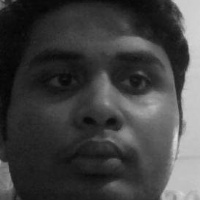
#> input picture faces/user/users1.jpg, 200 x 200 px
$ python face_recognition.py
#> lines starting #> are read from the running program, lines starting #| are printed output that depends on the picture; after the words box and inside, x2 and y2 are one past the last pixel; in counts of white or black regions, pixels touching at a corner belong together
### training.py
import cv2
import numpy as np
from os import listdir
from os.path import isfile, join

# Get the training data we previously made
data_path = './faces/user/'
onlyfiles = [f for f in listdir(data_path) if isfile(join(data_path, f))]

# Create arrays for training data and labels
Training_Data, Labels = [], []

# Open training images in our datapath
# Create a numpy array for training data
for i, files in enumerate(onlyfiles):
    image_path = data_path + onlyfiles[i]
    images = cv2.imread(image_path, cv2.IMREAD_GRAYSCALE)
#> images is the input picture: shape (200, 200); min 3, max 224, mean 65.9
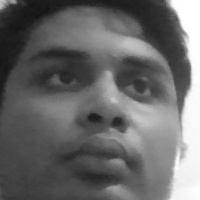
#> input picture faces/user/users12.jpg, 200 x 200 px, given in place of the camera
#> further down, frame is the input picture: shape (200, 200, 3); min 20, max 255, mean 104.6
    Training_Data.append(np.asarray(images, dtype=np.uint8))
    Labels.append(i)

# Create a numpy array for both training data and labels
Labels = np.asarray(Labels, dtype=np.int32)

# Initialize facial recognizer
model = cv2.face.LBPHFaceRecognizer_create()

# NOTE: For OpenCV 3.0 use cv2.face.createLBPHFaceRecognizer()

# Let's train our model
model.train(np.asarray(Training_Data), np.asarray(Labels))
print("Model trained sucessefully")

### face_recognition.py
import cv2
import numpy as np
from training import model


face_classifier = cv2.CascadeClassifier('Haarcascades/haarcascade_frontalface_default.xml')

def face_detector(img, size=0.5):

    # Convert image to grayscale
#> called with size = 0.5
    gray = cv2.cvtColor(img,cv2.COLOR_BGR2GRAY)
    faces = face_classifier.detectMultiScale(gray, 1.3, 5)
#> faces = [[19, 10, 171, 171]]
    if faces is ():
        return img, []

    for (x,y,w,h) in faces:
        cv2.rectangle(img,(x,y),(x+w,y+h),(0,255,255),2)
        roi = img[y:y+h, x:x+w]
        roi = cv2.resize(roi, (200, 200))
#> this loop made 1 pass
#> pass 1, in face_detector, `roi = img[y:y+h, x:x+w]`:
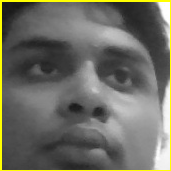
#> roi: shape (171, 171, 3); mean B, G, R 99.2, 108.1, 108.1
#> after the loop:
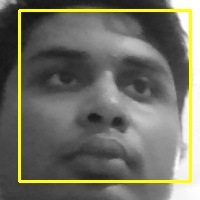
#> img: shape (200, 200, 3); 5.12% of pixels changed, all inside (x1, y1, x2, y2) = (18, 9, 192, 183)
    return img, roi


# Open Webcam
cap = cv2.VideoCapture(0)

while True:

    ret, frame = cap.read()

    image, face = face_detector(frame)

    try:
        face = cv2.cvtColor(face, cv2.COLOR_BGR2GRAY)
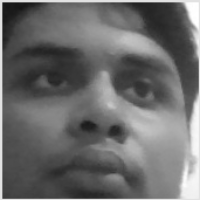
#> face: shape (200, 200); min 21, max 255, mean 107.1

        # Pass face to prediction model
        # "results" comprises of a tuple containing the label and the confidence value
        results = model.predict(face)
#> results = (1, 42.16)

        if results[1] < 500:
            confidence = int( 100 * (1 - (results[1])/400) )
#> confidence = 89
            display_string = str(confidence) + '% Confident it is User'
#> display_string = '89% Confident it is User'

        cv2.putText(image, display_string, (100, 120), cv2.FONT_HERSHEY_COMPLEX, 1, (255,120,150), 2)
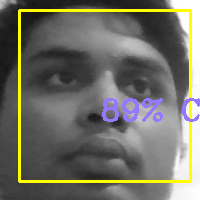
#> image: shape (200, 200, 3); 2.2% of pixels changed, all inside (x1, y1, x2, y2) = (102, 98, 200, 122)

        if confidence > 75:
            cv2.putText(image, "Unlocked", (250, 450), cv2.FONT_HERSHEY_COMPLEX, 1, (0,255,0), 2)
            cv2.imshow('Face Recognition', image )
        else:
            cv2.putText(image, "Locked", (250, 450), cv2.FONT_HERSHEY_COMPLEX, 1, (0,0,255), 2)
            cv2.imshow('Face Recognition', image )

    except:
        cv2.putText(image, "No Face Found", (220, 120) , cv2.FONT_HERSHEY_COMPLEX, 1, (0,0,255), 2)
        cv2.putText(image, "Locked", (250, 450), cv2.FONT_HERSHEY_COMPLEX, 1, (0,0,255), 2)
        cv2.imshow('Face Recognition', image )
        pass

    if cv2.waitKey(1) == 13: #13 is the Enter Key
#> (key Esc is pressed here)
        break

cap.release()
cv2.destroyAllWindows()
